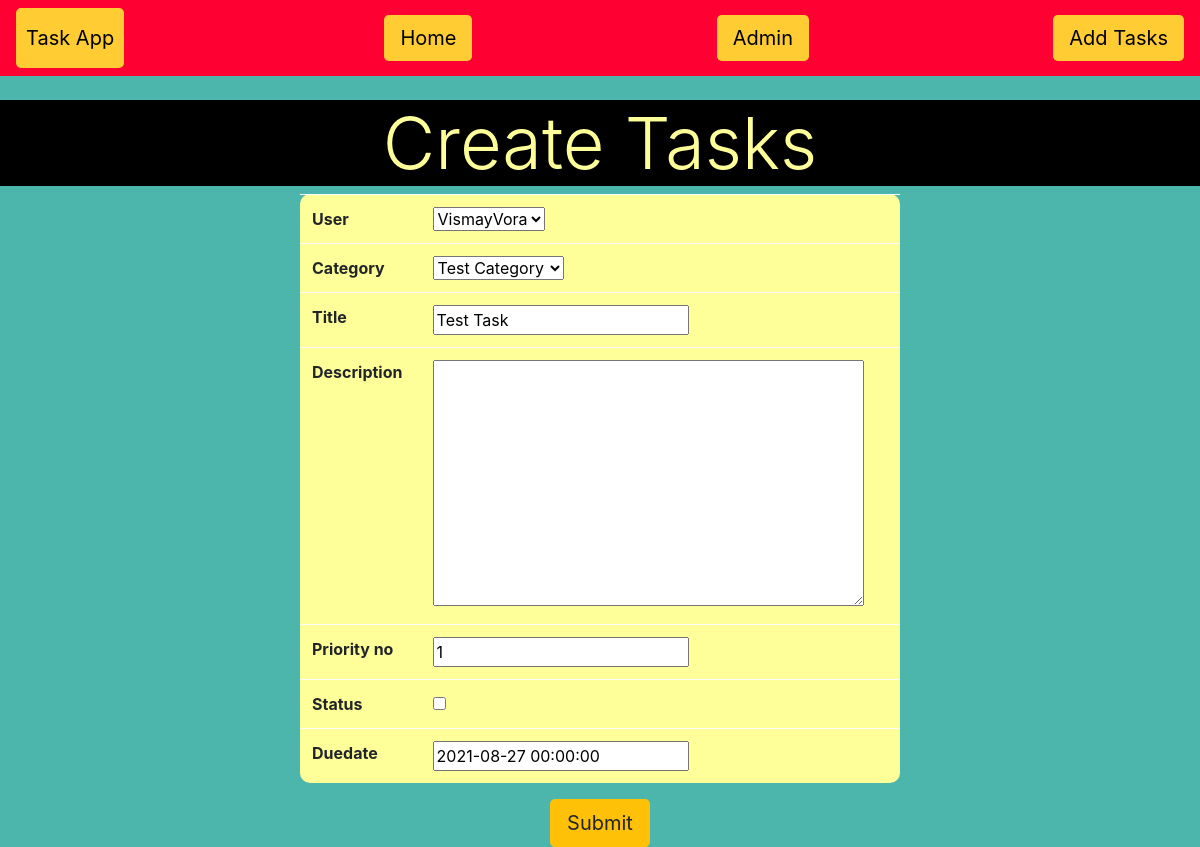
Screenshot of /ToDoApp/task/update/2 with the database file from the repository.
### ToDoApp/models.py (models this page shows, shortened)
class Task(models.Model):
	user = models.ForeignKey(AppUser, on_delete = models.CASCADE,null=True,blank=True)
	category = models.ForeignKey(Task_Category,null=True,on_delete = models.SET_NULL)
	title = models.CharField(max_length = 50)
	description = models.TextField(blank = True)
	priority_no = models.PositiveIntegerField(blank = True)
	status = models.BooleanField(default=False,blank = True)
	duedate = models.DateTimeField(blank = True)
	class Meta:
		ordering = ['status']

### ToDoApp/views.py (the view)
# urls.py: path('task/update/<int:task_id>', views.update_task),
def update_task(request, task_id):
    task_id = int(task_id)
    try:
        task_sel = Task.objects.get(id = task_id)
    except Task.DoesNotExist:
        return redirect('ToDoApp:taskindex')
    task_form = TaskForm(request.POST or None, instance = task_sel)
    if task_form.is_valid():
       task_form.save()
       return redirect('ToDoApp:taskindex')
    return render(request, 'ToDoApp/upload_form.html', {'upload_form':task_form})

### ToDoApp/forms.py
class TaskForm(forms.ModelForm):
    class Meta:
        model = Task
        fields = '__all__'

### ToDoApp/models.py (called while the page is built)
	def __str__(self):
		return self.title

### ToDoApp/templates/ToDoApp/upload_form.html (shortened to what this page needs)
{% extends 'ToDoApp/task_list.html' %}
{% block content %}
    <center>
    <h1 class="display-3" style="background-color:#000000;color:#FFFF99;">Create Tasks</h1>
    <form method = 'POST' enctype="multipart/form-data">
        <table class = 'w-50 table table-light' style="border-radius:10px;background-color:#FFFF99;">
            {% for field in upload_form %}
            <tr>
                <th>{{field.label}}</th>
                <td>{{ field }}</td>
            </tr>
            {% endfor %}
        </table>
        <button type="submit" class="btn btn-lg btn-warning">Submit</button>
    </form>
</center>
{% endblock %}

### rows the page displays
Task: upload_form "VismayVora" "Test Category" "Test Task" "1" "2021-08-27 00:00:00"

### other values shown
{{ field.label }} "User" "Category" "Title" "Description" "Priority no" "Status" "Duedate"
